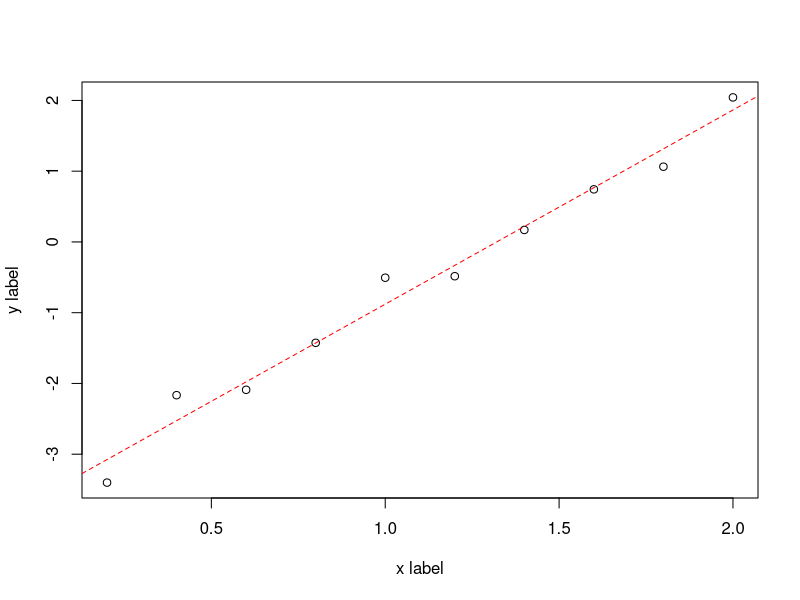

Write R code to recreate this figure.
# This is a script in the R language, taken from http://www.astro.umd.edu/~harris/ASTR610_F16/linearfit.r
#
# make some data (the # makes a comment in the script)
x = (1:10)*0.2
y = x*3-4
# add a little noise
y = y + rnorm(length(y), 0, 0.2)

# do the fit
lmfit = lm(y~x)
# print out the fit parameters
print(lmfit)

# make a plot of the data
plot(x, y, xlab='x label', ylab='y label')
# plot the fit in a red dashed line
abline(lmfit, col='red', lty=2)
